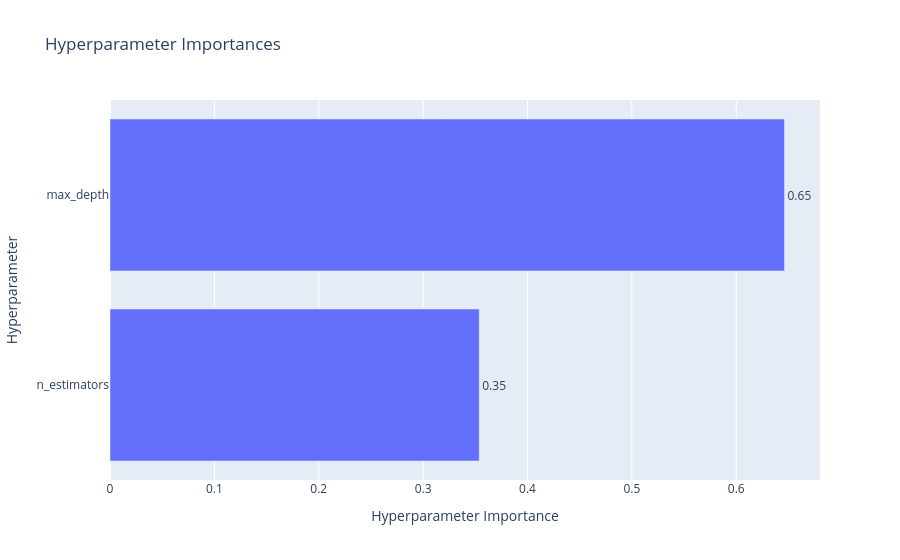

Notebook cell for this chart:
### Code cell
plot_param_importances(study).show()

### Figure 1 — Plotly figure (JSON) as saved in the notebook; plotly's stock layout.template omitted (floating-point values rounded to 4 significant figures)
{"data": [{"cliponaxis": false, "hovertemplate": ["n_estimators (IntDistribution): 0.35376074965919063<extra></extra>", "max_depth (IntDistribution): 0.6462392503408093<extra></extra>"], "name": "Objective Value", "orientation": "h", "text": ["0.35", "0.65"], "textposition": "outside", "type": "bar", "x": [0.3538, 0.6462], "y": ["n_estimators", "max_depth"]}], "layout": {"autosize": true, "title": {"text": "Hyperparameter Importances"}, "xaxis": {"autorange": true, "range": [0, 0.6803], "title": {"text": "Hyperparameter Importance"}, "type": "linear"}, "yaxis": {"autorange": true, "range": [-0.5, 1.5], "title": {"text": "Hyperparameter"}, "type": "category"}}}
